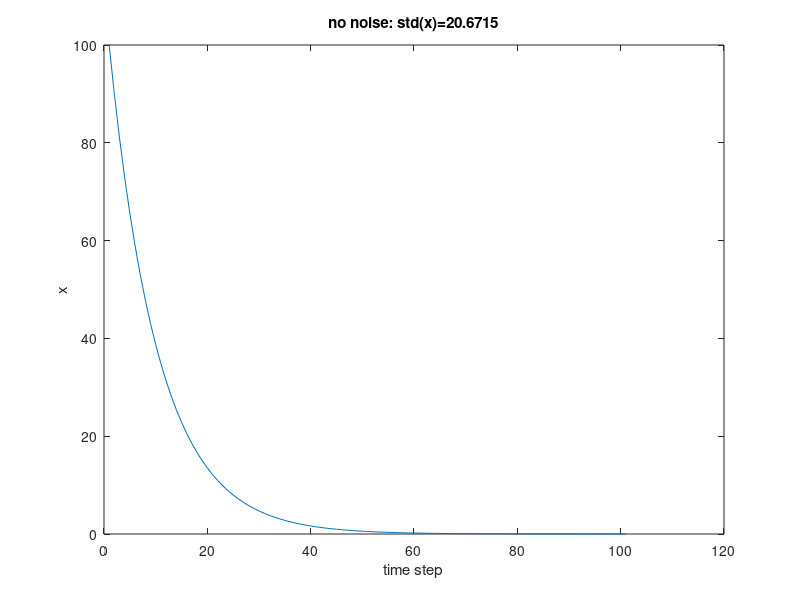
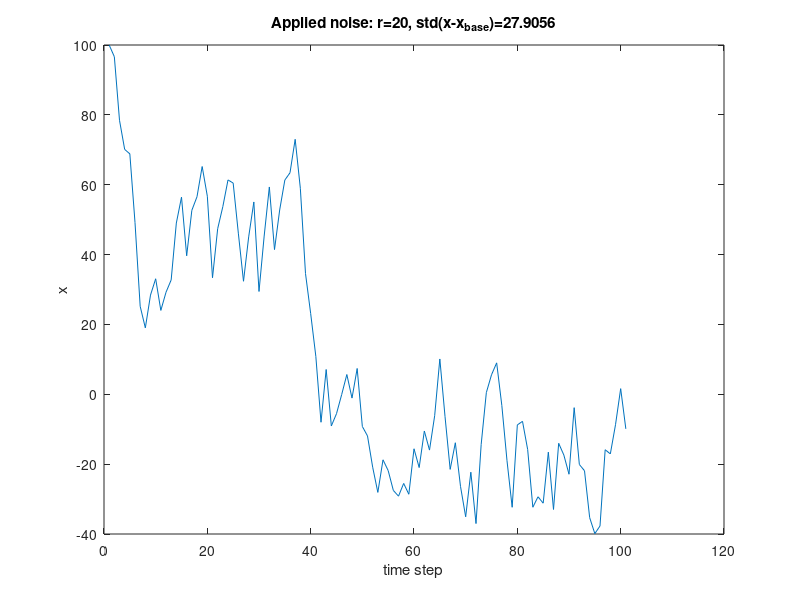
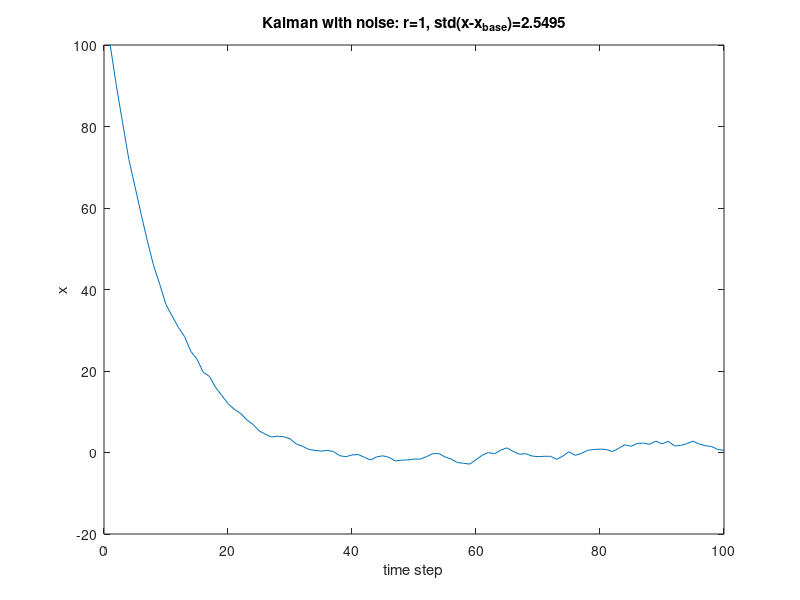

These figures' MATLAB source, in order:
x0 = 100;
x_tgt = 0;
x = [x0];
z = [];
sim_time = 100;

%% No noise
clear all; clc;
x0 = 100;
x_tgt = 0;
x = [x0];
z = [];
sim_time = 100;


v = 0; w = 0;
x_k = x0;
K = 0.1;
for k=1:sim_time
    z_k = x_k;
    u_k = -K * z_k;
    x_k = x_k + u_k;
    x = [x x_k];
end

figure;
plot(x);
title(strcat('no noise: std(x)=', num2str(std(x))));
xlabel('time step');
ylabel('x');
print('NoNoise', '-dpng');

x_baseline = x;
%% Apply noise, no Kalman
close all; clc;
x0 = 100;
x_tgt = 0;
x = [x0];
z = [];
sim_time = 100;

r = 20;
x_k = x0;

K = 0.1;
for k = 1:sim_time
    w_k = rand * 2 * r - r;
    v_k = rand * 2 * r - r;
    z_k = x_k + w_k;
    u_k = -K * z_k;
    x_k = x_k + u_k + v_k;
    x = [x x_k];
end
figure;
plot(x);
title(strcat('Applied noise: r=20, std(x-x_{base})=', num2str(std(x-x_baseline))));
xlabel('time step');
ylabel('x');
print('WithNoise_r=20', '-dpng');

%% Kalman filter
clc;close all;
x0 = 100;
x_tgt = 0;
x = [x0];     % estimated x values
xtrue = [x0]; % true x values
z = [];       % true measurement values
ze = [];      % estimation of measurement
u = [-10];    % Need this random initialization
sim_time = 100;

r = 1;
x_k = x0;

K = 0.1;

P = [1/(2*r)]; % covariances of x. Randomly initialized
Q = 1/(2*r); % covariance of v
R = 1/(2*r); % covariance of w
S = []; % meqsurement residual
W = []; % Kalman gain. 

for k = 2:sim_time
    w_k = rand * 2 * r - r;
    v_k = rand * 2 * r - r;
    
    xtrue(k) = xtrue(k-1) + u(k-1) + v_k; % State update. Not part of Kalman
    x(k) = x(k-1) + u(k-1); % a priori state estimation
    ze(k) = x(k) + w_k;     % a priori measurement prediction
    z(k) = xtrue(k) + w_k;
    s(k) = z(k) - ze(k);
    
    P(k) = P(k-1) + Q;
    S(k) = P(k) + R;
    W(k) = P(k) / S(k);
    P(k) = P(k) - W(k)*S(k)*W(k);
    
    x(k) = x(k) + W(k) * s(k); % a posteriori estimation
    
    u(k) = -K * x(k);  % controlling command
    
    
end
figure;
plot(xtrue);
xtrue = [x0 xtrue]
title(strcat('Kalman with noise: r=1, std(x-x_{base})=', num2str(std(xtrue-x_baseline))));
xlabel('time step');
ylabel('x');
print('KalmanWithNoise_r=1', '-dpng');


